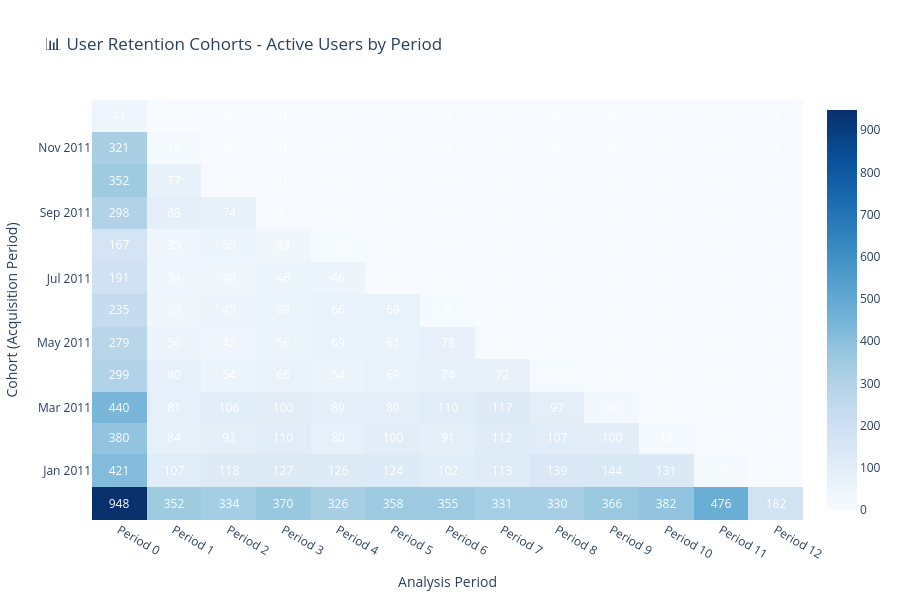

The code cell stored with this chart in its notebook:
### Markdown cell above
## 🔥 Visualization 1: Cohort Heatmaps

**Heatmaps are the classic cohort visualization!** They show your cohort data as a "triangle" where:
- **Rows** = Cohorts (acquisition periods)
- **Columns** = Analysis periods (0, 1, 2, 3...)
- **Colors** = Values (darker = higher values)
- **Pattern** = The shape reveals retention/revenue patterns over time

### 🎯 Perfect for:
- Quick pattern recognition
- Identifying strong/weak cohorts
- Spotting seasonal effects
- Comparing different time periods

### ⚡ Key Parameters:
- `color_scale`: Choose your color scheme ("Blues", "Viridis", "RdYlBu", etc.)
- `show_values`: Display actual numbers on cells
- `value_format`: Format the displayed numbers
- `title`: Custom title for your heatmap

### Code cell
# 🔥 Create Basic User Count Heatmap
print("🎨 Creating user count heatmap...")

user_heatmap = plot_cohort_heatmap(
    cohort_data=user_cohorts,
    title="📊 User Retention Cohorts - Active Users by Period",
    color_scale="Blues",      # Classic blue color scheme
    show_values=True,         # Show numbers on cells
    value_format=".0f",       # No decimal places for user counts
    width=900,
    height=600
)

# Display the heatmap
user_heatmap.show()

print("✨ Your first cohort heatmap is ready!")
print("💡 Tip: Look for the 'triangle' pattern - this shows user retention over time")

### Figure 1 — Plotly figure (JSON) as saved in the notebook; plotly's stock layout.template omitted (floating-point values rounded to 4 significant figures; data arrays with more than 128 entries replaced by an {"elided": "..."} marker saying what was removed)
{"data": [{"colorscale": [[0, "rgb(247,251,255)"], [0.125, "rgb(222,235,247)"], [0.25, "rgb(198,219,239)"], [0.375, "rgb(158,202,225)"], [0.5, "rgb(107,174,214)"], [0.625, "rgb(66,146,198)"], [0.75, "rgb(33,113,181)"], [0.875, "rgb(8,81,156)"], [1, "rgb(8,48,107)"]], "hoverongaps": false, "showscale": true, "text": {"elided": "13x13 int values"}, "textfont": {"color": "white", "size": 12}, "texttemplate": "%{text:.0f}", "type": "heatmap", "x": ["Period 0", "Period 1", "Period 2", "Period 3", "Period 4", "Period 5", "Period 6", "Period 7", "Period 8", "Period 9", "Period 10", "Period 11", "Period 12"], "y": ["2010-12-01", "2011-01-01", "2011-02-01", "2011-03-01", "2011-04-01", "2011-05-01", "2011-06-01", "2011-07-01", "2011-08-01", "2011-09-01", "2011-10-01", "2011-11-01", "2011-12-01"], "z": {"elided": "13x13 int values"}}], "layout": {"font": {"size": 12}, "height": 600, "title": {"text": "📊 User Retention Cohorts - Active Users by Period"}, "width": 900, "xaxis": {"title": {"text": "Analysis Period"}}, "yaxis": {"autorange": true, "title": {"text": "Cohort (Acquisition Period)"}}}}
